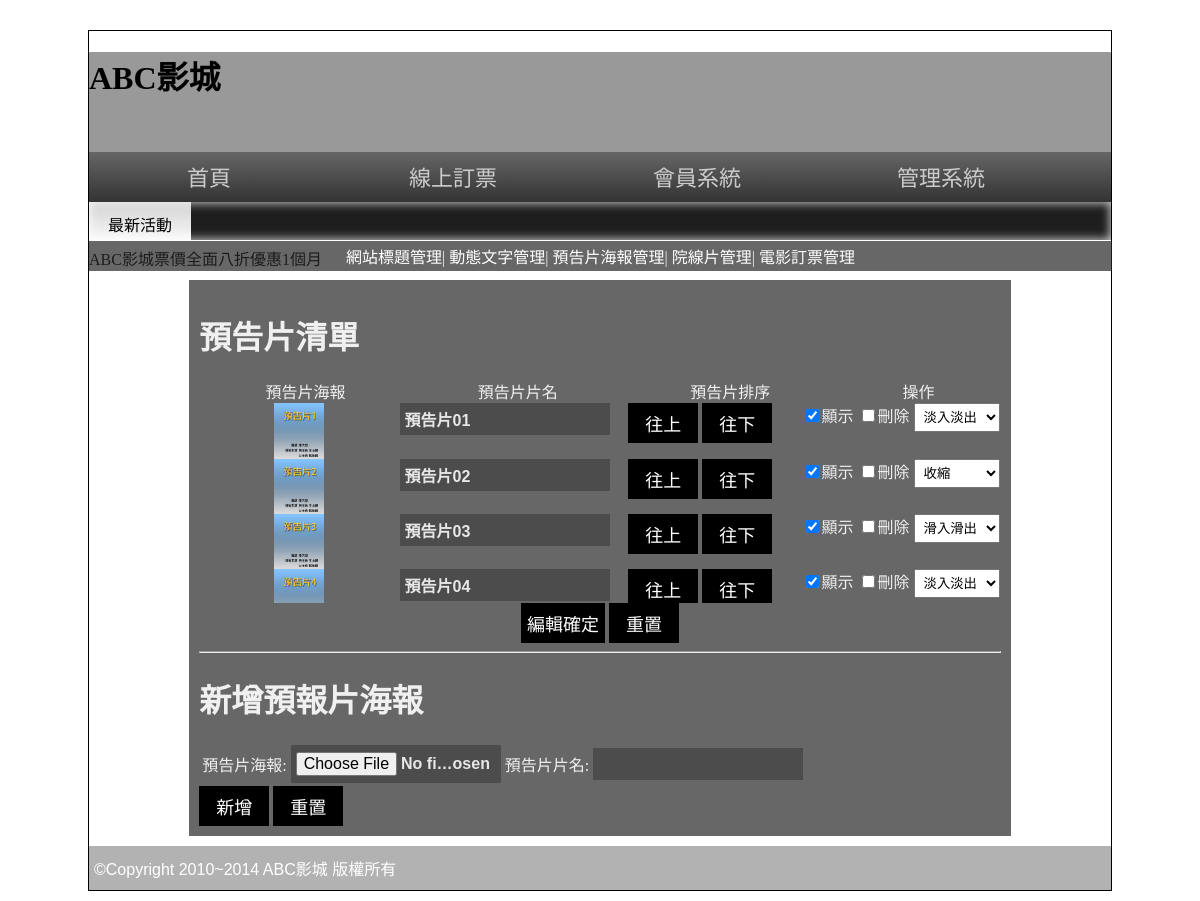
The page /back.php?do=poster (signed in) on the database its author committed.
### tables this page shows
CREATE TABLE `poster` (
  `id` int(10) UNSIGNED NOT NULL,
  `img` text NOT NULL,
  `name` text NOT NULL,
  `rank` int(5) NOT NULL,
  `ani` int(1) NOT NULL DEFAULT 1,
  `sh` int(1) NOT NULL DEFAULT 1
);

### api/db.php (called while the page is built, shortened)
<?php
class DB
{
    protected $dsn = "mysql:host=localhost;charset=utf8;dbname=web03-2";
    protected $pdo;
    protected $table;
    public function __construct($table)
    {
        $this->table = $table;
        $this->pdo = new PDO($this->dsn, 'root', '');
    }
    private function sql_all($sql, $array, $other)
    {
        if (isset($this->table) && !empty($this->table)) {
            if (is_array($array)) {
                if (!empty($array)) {
                    $tmp = $this->a2s($array);
                    $sql .= " where " . join(" && ", $tmp);
                }
            } else {
                $sql .= " $array ";
            }
            return $sql .= $other;
        } else {
            echo "x table";
        }
    }
    function all($where = '', $other = '')
    {
        $sql = "select * from `$this->table` ";
        $sql = $this->sql_all($sql, $where, $other);
        return $this->pdo->query($sql)->fetchAll(PDO::FETCH_ASSOC);
    }
}
$Poster=new DB('poster');

### back/poster.php (the view, shortened to what this page needs)
<h1>預告片清單</h1>
<div style="display: flex;justify-content:space-around;">
    <div>預告片海報</div>
    <div>預告片片名</div>
    <div>預告片排序</div>
    <div>操作</div>
</div>
<form action="./api/save_poster.php" method="post">
    <div style="height:200px;overflow:auto">
        <?php
        $rows = $Poster->all(" order by rank");
        foreach ($rows as $idx=>$row) {
        ?>
        <div class="item" style="display: flex;text-align: center;">
            <div><img src="./img/<?=$row['img'];?>" style="width:50px;heigth:50px;"></div>
            <div><input type="text" name="name[]" value="<?=$row['name'];?>"></div>
            <div>
               <input class="btn" type="button" value="往上" data-id="<?=$row['id'];?>" data-sw="<?=($idx!==0)?$rows[$idx-1]['id']:$row['id'];?>">
               <input class="btn" type="button" value="往下" data-id="<?=$row['id'];?>" data-sw="<?=((count($rows)-1)!=$idx)?$rows[$idx+1]['id']:$row['id'];?>">
            </div>
            <div>
                <input type="checkbox" name="sh[]" value="<?=$row['id'];?>"<?=($row['sh']==1)?'checked':'';?>>顯示
                <input type="checkbox" name="del[]" value="<?=$row['id'];?>">刪除
                <select name="ani[]" id="">
                    <option value="1"<?=($row['ani']==1)?'selected':'';?>>淡入淡出</option>
                    <option value="2"<?=($row['ani']==2)?'selected':'';?>>收縮</option>
                    <option value="3"<?=($row['ani']==3)?'selected':'';?>>滑入滑出</option>
                </select>
            </div>
        </div>
        <?php
        }
        ?>
    </div>
    <div class="ct">
        <input type="submit" value="編輯確定">
        <input type="reset" value="重置">
    </div>
</form>
<hr>
<h1>新增預報片海報</h1>
<form action="./api/save_poster.php" method="post" enctype="multipart/form-data">
    <table>
        <tr>
            <td>預告片海報:</td>
            <td><input type="file" name="img" id=""></td>
            <td>預告片片名:</td>
            <td><input type="text" name="name" id=""></td>
        </tr>
    </table>
    <div>
        <input type="submit" value="新增">
        <input type="reset" value="重置">
    </div>
</form>

### css/css.css (style rules this page uses)
body { font-family:微軟正黑體; }
select,select option { padding:5px; }
input[type='text'],input[type='file'],input[type='password'],textarea,.button { width:200px; font-size:16px; padding:7px 5px 7px 5px; background:#4C4C4C; color:#E7E7E7; border:none; font:Open Sans,'微軟正黑體'; font-weight:600; }
input[type='button'],input[type='submit'],input[type='reset'],button,.button { min-width:70px; min-height:40px; background:#000; color:#fff; border:none; cursor:pointer; font-size:18px; text-decoration:none; }
.ct { text-align:center; }

### back/poster.php (style rules this page uses)
.item div { width: 25%; }

### rows shown on the page
poster: img (picture), name "預告片01", sh "☑", ani "淡入淡出"
poster: img (picture), name "預告片02", sh "☑", ani "收縮"
poster: img (picture), name "預告片03", sh "☑", ani "滑入滑出"
poster: img (picture), name "預告片04", sh "☑", ani "淡入淡出"
